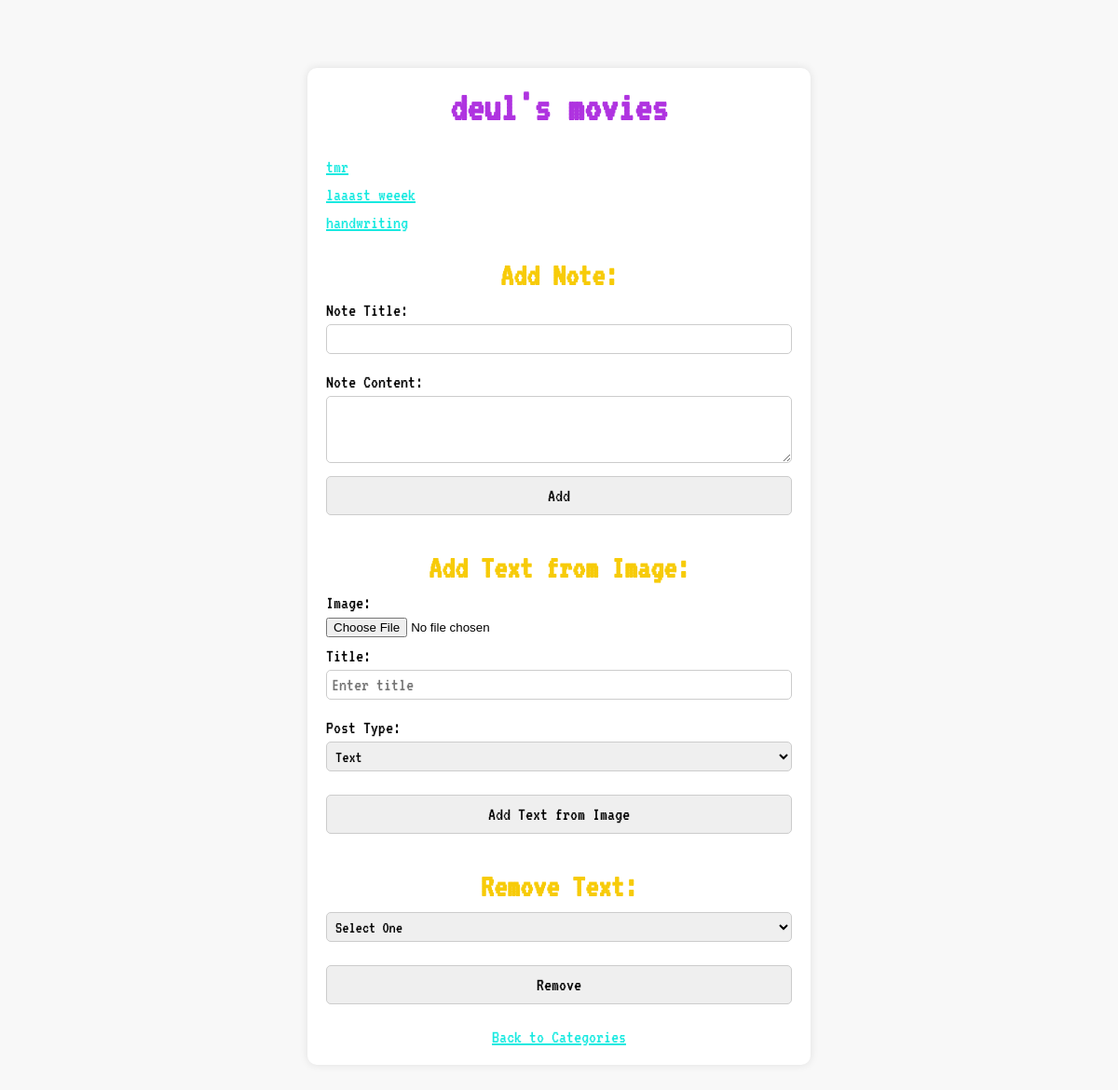
The page /category/1 (signed in) on the database as committed earlier.
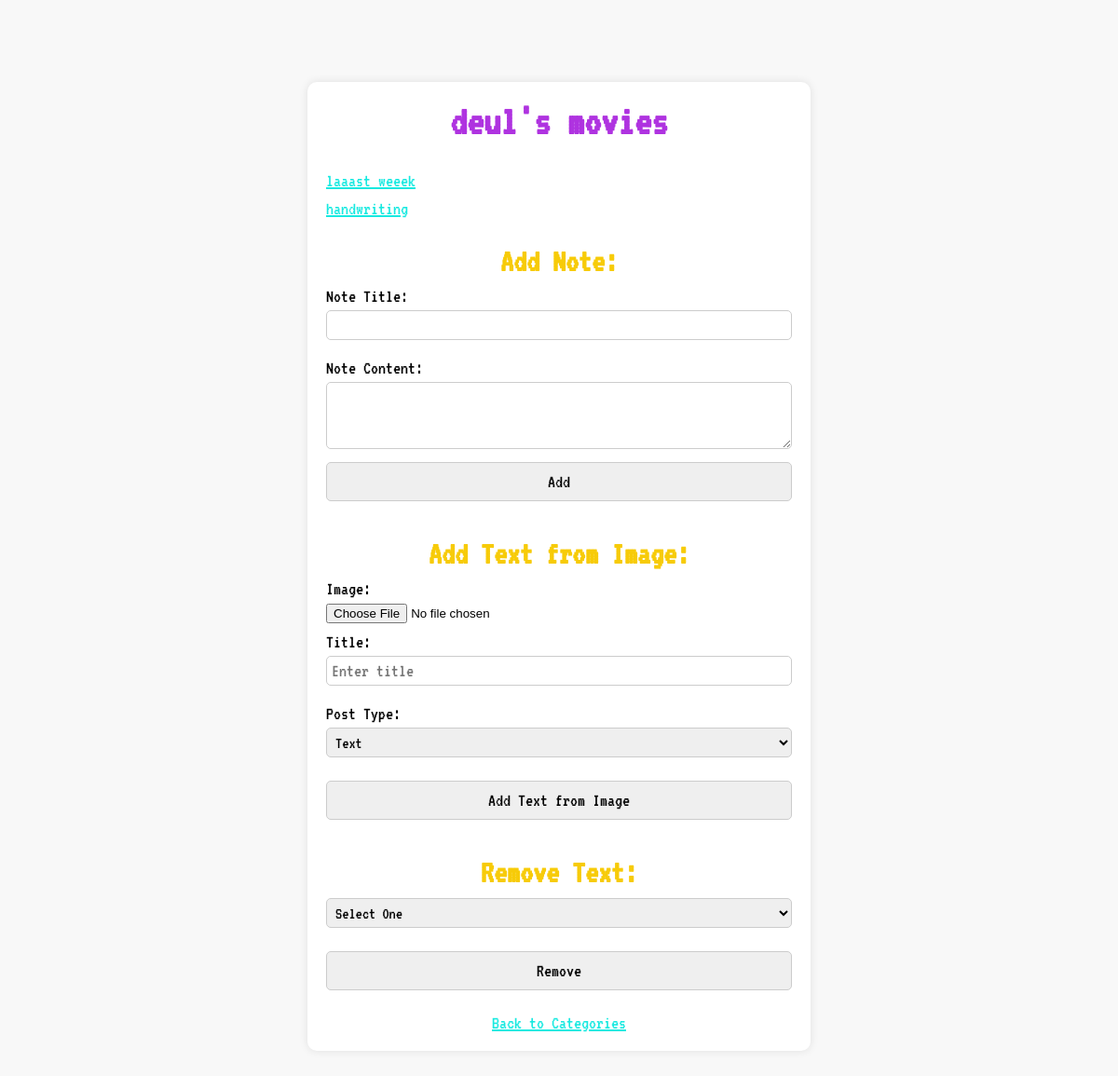
The same page on the database as committed later.
### app.py (models this page shows, shortened)
class User(db.Model):
    id = db.Column(db.Integer, primary_key=True)
    username = db.Column(db.String(50), unique=True, nullable=False)
    password = db.Column(db.String(50), nullable=False)
    nickname = db.Column(db.String(50), nullable=False)

class Category(db.Model):
    id = db.Column(db.Integer, primary_key=True)
    name = db.Column(db.String(50), unique=True, nullable=False)
    user_id = db.Column(db.Integer, db.ForeignKey('user.id'), nullable=False)
    user = db.relationship('User', backref=db.backref('categories', lazy=True))

class Note(db.Model):
    id = db.Column(db.Integer, primary_key=True)
    title = db.Column(db.String(100), nullable=False)
    content = db.Column(db.Text, nullable=False)
    category_id = db.Column(db.Integer, db.ForeignKey('category.id'), nullable=False)
    category = db.relationship('Category', backref=db.backref('notes', lazy=True))
    post_type = db.Column(db.String(10), nullable=False)

### app.py (the view)
@app.route('/category/<int:category_id>')
def category_notes(category_id):
    if 'user_id' not in session:
        return redirect(url_for('login'))
    user = User.query.get(session['user_id'])
    category = Category.query.get(category_id)
    if category and category.user_id == session['user_id']:
        notes = category.notes
        return render_template('notes.html', user=user, category=category, notes=notes)
    else:
        error = 'Category not found'
        return render_template('main.html', error=error)

### templates/notes.html (shortened to what this page needs)
<!DOCTYPE html>
<html>
<head>
    <link rel="stylesheet" type="text/css" href="{{ url_for('static', filename='styles.css') }}">
</head>
<body>
    <div class="container">
        <h1>{{ user.nickname }}'s {{ category.name }}</h1>
        <ul class="note-list">
            {% for note in notes %}
                <li><a href="{{ url_for('view_note', note_id=note.id) }}">{{ note.title }}</a></li>
            {% endfor %}
        </ul>
        <div class="add-note-container">
            <h2>Add Note:</h2>
            <form action="{{ url_for('create_note') }}" method="post">
                <div class="form-field">
                    <label for="note_title">Note Title:</label>
                    <input type="text" id="note_title" name="note_title" required>
                </div>
                <div class="form-field">
                    <label for="note_content">Note Content:</label>
                    <textarea id="note_content" name="note_content" rows="4" cols="50" required></textarea>
                </div>
                <input type="submit" value="Add">
            </form>
        </div>
        <div class="add-text-from-image-container">
            <h2>Add Text from Image:</h2>
            <form action="{{ url_for('add_text_from_image') }}" method="post" enctype="multipart/form-data">
                <div class="form-field">
                    <label for="image_file">Image:</label>
                    <input type="file" name="image_file" accept=".png, .jpg, .jpeg">
                </div>
                <div class="form-field">
                    <label for="image_title">Title:</label>
                    <input type="text" name="image_title" placeholder="Enter title">
                </div>
                <div class="form-field">
                    <label for="post_type">Post Type:</label>
                    <select name="post_type">
                        <option value="text">Text</option>
                    </select>
                </div>
                <input type="submit" value="Add Text from Image">
            </form>
        </div>
        <div class="remove-text-container">
            <h2>Remove Text:</h2>
            <form action="{{ url_for('remove_text') }}" method="post">
                <div class="form-field">
                    <select name="note_id">
                        <option value="" disabled selected>Select One</option>
                    </select>
                </div>
                <input type="submit" value="Remove">
            </form>
        </div>
        <a href="{{ url_for('main') }}">Back to Categories</a>
    </div>
</body>
</html>

### static/styles.css (style rules this page uses)
body { background-color: #f8f8f8; display: flex; flex-direction: column; align-items: center; height: 100vh; }
h1 { color: #af33e0; font-size: 45px; font-family: 'VT323', monospace; }
h2 { color: #f7cb08; font-size: 35px; font-family: 'VT323', monospace; }
ul { list-style-type: none; padding: 0; }
li { margin-bottom: 10px; }
form { margin-bottom: 15px; font-size: 20px; font-family: 'VT323', monospace; }
select { margin-bottom: 15px; font-size: 18px; font-family: 'VT323', monospace; }
input[type="text"], input[type="submit"] { margin-bottom: 10px; font-size: 20px; font-family: 'VT323', monospace; width: 100%; padding: 10px; border-radius: 5px; border: 1px solid #cccccc; }
a { color: #17E9E0; font-size: 20px; font-family: 'VT323', monospace; text-decoration: underline; }

### templates/notes.html (style rules this page uses)
body { background-color: #f8f8f8; display: flex; justify-content: center; align-items: center; min-height: 150vh; }
.container { text-align: center; width: 500px; margin: 50px auto; padding: 20px; background-color: #ffffff; border-radius: 10px; box-shadow: 0px 0px 10px rgba(0, 0, 0, 0.1); }
.container h1 { margin-top: 0; }
.note-list { list-style-type: none; padding: 0; text-align: left; }
.note-list li { margin-bottom: 10px; }
.add-note-container, .add-text-from-image-container, .remove-text-container { margin-top: 20px; text-align: center; }
.add-note-container h2, .add-text-from-image-container h2, .remove-text-container h2 { margin-bottom: 10px; }
.form-field { margin-bottom: 10px; text-align: left; }
.form-field label { display: block; margin-bottom: 5px; }
.form-field input[type="text"], .form-field input[type="submit"], .form-field select { width: 100%; padding: 5px; box-sizing: border-box; border: 1px solid #ccc; border-radius: 5px; }
.form-field textarea { width: 100%; padding: 5px; box-sizing: border-box; resize: vertical; border: 1px solid #ccc; border-radius: 5px; }

Rows that differ between the two databases and show on the page:
removed Note: title "tmr"
